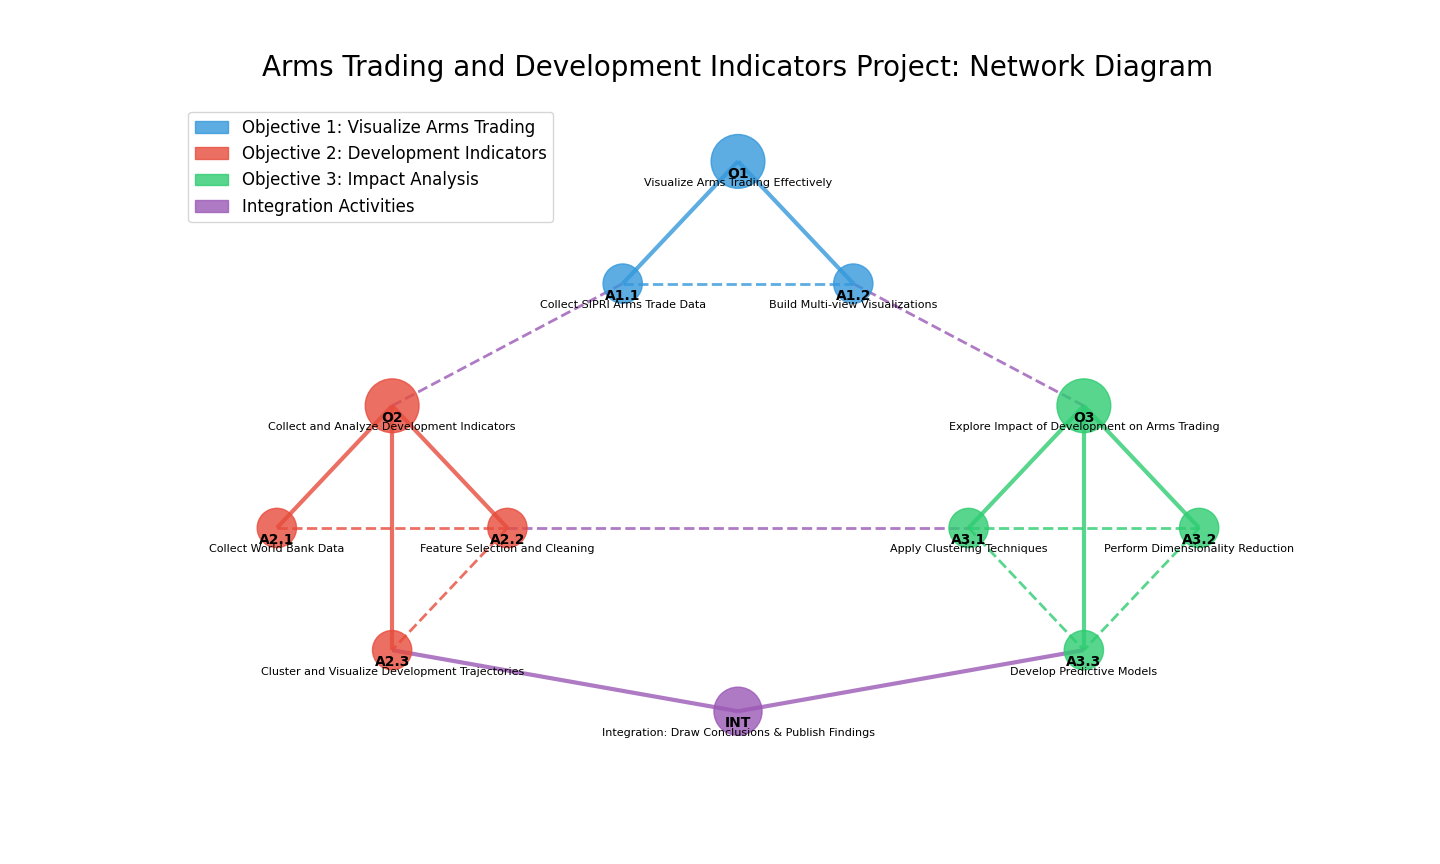

Source code (Python):
import networkx as nx
import matplotlib.pyplot as plt
import matplotlib.patches as mpatches

# Create a new graph
G = nx.Graph()

# Define nodes for objectives and activities
objectives = {
    "O1": "Visualize Arms Trading Effectively",
    "O2": "Collect and Analyze Development Indicators",
    "O3": "Explore Impact of Development on Arms Trading",
    "INT": "Integration: Draw Conclusions & Publish Findings"
}

activities = {
    # Objective 1 activities
    "A1.1": "Collect SIPRI Arms Trade Data",
    "A1.2": "Build Multi-view Visualizations",
    
    # Objective 2 activities
    "A2.1": "Collect World Bank Data",
    "A2.2": "Feature Selection and Cleaning",
    "A2.3": "Cluster and Visualize Development Trajectories",
    
    # Objective 3 activities
    "A3.1": "Apply Clustering Techniques",
    "A3.2": "Perform Dimensionality Reduction",
    "A3.3": "Develop Predictive Models"
}

# Add nodes with their attributes
# Objectives (larger nodes)
G.add_node("O1", pos=(5, 10), size=1500, color="#3498db", type="objective")
G.add_node("O2", pos=(2, 6), size=1500, color="#e74c3c", type="objective")
G.add_node("O3", pos=(8, 6), size=1500, color="#2ecc71", type="objective")
G.add_node("INT", pos=(5, 1), size=1200, color="#9b59b6", type="integration")

# Activities (smaller nodes)
# Objective 1 activities
G.add_node("A1.1", pos=(4, 8), size=800, color="#3498db", type="activity")
G.add_node("A1.2", pos=(6, 8), size=800, color="#3498db", type="activity")

# Objective 2 activities
G.add_node("A2.1", pos=(1, 4), size=800, color="#e74c3c", type="activity")
G.add_node("A2.2", pos=(3, 4), size=800, color="#e74c3c", type="activity")
G.add_node("A2.3", pos=(2, 2), size=800, color="#e74c3c", type="activity")

# Objective 3 activities
G.add_node("A3.1", pos=(7, 4), size=800, color="#2ecc71", type="activity")
G.add_node("A3.2", pos=(9, 4), size=800, color="#2ecc71", type="activity")
G.add_node("A3.3", pos=(8, 2), size=800, color="#2ecc71", type="activity")

# Add edges between nodes
# Objective 1 connections
G.add_edge("O1", "A1.1", weight=3, color="#3498db", style="solid")
G.add_edge("O1", "A1.2", weight=3, color="#3498db", style="solid")
G.add_edge("A1.1", "A1.2", weight=2, color="#3498db", style="dashed")

# Objective 2 connections
G.add_edge("O2", "A2.1", weight=3, color="#e74c3c", style="solid")
G.add_edge("O2", "A2.2", weight=3, color="#e74c3c", style="solid")
G.add_edge("O2", "A2.3", weight=3, color="#e74c3c", style="solid")
G.add_edge("A2.1", "A2.2", weight=2, color="#e74c3c", style="dashed")
G.add_edge("A2.2", "A2.3", weight=2, color="#e74c3c", style="dashed")

# Objective 3 connections
G.add_edge("O3", "A3.1", weight=3, color="#2ecc71", style="solid")
G.add_edge("O3", "A3.2", weight=3, color="#2ecc71", style="solid")
G.add_edge("O3", "A3.3", weight=3, color="#2ecc71", style="solid")
G.add_edge("A3.1", "A3.2", weight=2, color="#2ecc71", style="dashed")
G.add_edge("A3.1", "A3.3", weight=2, color="#2ecc71", style="dashed")
G.add_edge("A3.2", "A3.3", weight=2, color="#2ecc71", style="dashed")

# Integration connections
G.add_edge("A2.3", "INT", weight=3, color="#9b59b6", style="solid")
G.add_edge("A3.3", "INT", weight=3, color="#9b59b6", style="solid")

# Cross-objective connections
G.add_edge("A1.1", "O2", weight=2, color="#9b59b6", style="dashed")
G.add_edge("A1.2", "O3", weight=2, color="#9b59b6", style="dashed")
G.add_edge("A2.2", "A3.1", weight=2, color="#9b59b6", style="dashed")

# Extract node positions, colors, and sizes
pos = nx.get_node_attributes(G, 'pos')
node_colors = [G.nodes[n]['color'] for n in G.nodes()]
node_sizes = [G.nodes[n]['size'] for n in G.nodes()]

# Extract edge colors and styles
edge_colors = [G[u][v]['color'] for u, v in G.edges()]
edge_styles = [G[u][v]['style'] for u, v in G.edges()]
edge_weights = [G[u][v]['weight'] for u, v in G.edges()]

# Create figure and axis
plt.figure(figsize=(16, 12))
plt.title("Arms Trading and Development Indicators Project: Network Diagram", fontsize=20, pad=20)

# Draw the network
solid_edges = [(u, v) for u, v in G.edges() if G[u][v]['style'] == 'solid']
dashed_edges = [(u, v) for u, v in G.edges() if G[u][v]['style'] == 'dashed']

solid_colors = [G[u][v]['color'] for u, v in solid_edges]
dashed_colors = [G[u][v]['color'] for u, v in dashed_edges]

solid_weights = [G[u][v]['weight'] for u, v in solid_edges]
dashed_weights = [G[u][v]['weight'] for u, v in dashed_edges]

# Draw nodes
nx.draw_networkx_nodes(G, pos, node_size=node_sizes, node_color=node_colors, alpha=0.8)

# Draw edges with different styles
nx.draw_networkx_edges(G, pos, edgelist=solid_edges, width=solid_weights, 
                       edge_color=solid_colors, alpha=0.8)
nx.draw_networkx_edges(G, pos, edgelist=dashed_edges, width=dashed_weights, 
                       edge_color=dashed_colors, style='dashed', alpha=0.8)

# Add labels with custom positions
label_pos = {k: (v[0], v[1] - 0.2) for k, v in pos.items()}
nx.draw_networkx_labels(G, label_pos, 
                        labels={n: n for n in G.nodes() if G.nodes[n]['type'] != 'integration'},
                        font_size=10, font_weight='bold')

# Add a more detailed description for the integration node
nx.draw_networkx_labels(G, {k: (v[0], v[1] - 0.2) for k, v in pos.items() if k == 'INT'}, 
                        labels={'INT': 'INT'}, font_size=10, font_weight='bold')

# Add descriptions below node labels
for node, (x, y) in pos.items():
    if node in objectives:
        plt.text(x, y-0.4, objectives[node], 
                 horizontalalignment='center', fontsize=8, wrap=True)
    elif node in activities:
        plt.text(x, y-0.4, activities[node], 
                 horizontalalignment='center', fontsize=8, wrap=True)

# Create legend
legend_elements = [
    mpatches.Patch(color="#3498db", alpha=0.8, label="Objective 1: Visualize Arms Trading"),
    mpatches.Patch(color="#e74c3c", alpha=0.8, label="Objective 2: Development Indicators"),
    mpatches.Patch(color="#2ecc71", alpha=0.8, label="Objective 3: Impact Analysis"),
    mpatches.Patch(color="#9b59b6", alpha=0.8, label="Integration Activities")
]
plt.legend(handles=legend_elements, loc="upper left", fontsize=12)

# Remove axis
plt.axis('off')

# Save figure with high resolution
plt.savefig('network_diagram.png', dpi=300, bbox_inches='tight')
plt.show()
